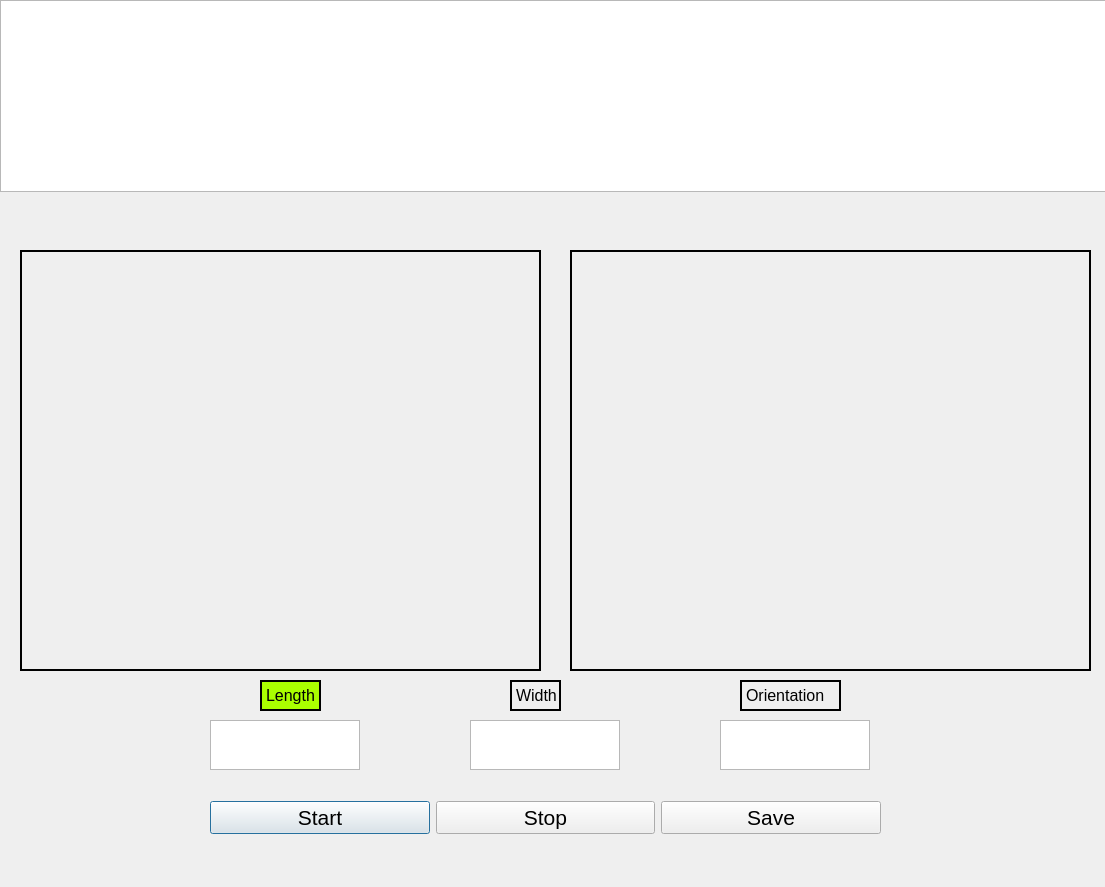
<?xml version="1.0" encoding="UTF-8"?>
<ui version="4.0">
 <class>Dialog</class>
 <widget class="QDialog" name="Dialog">
  <property name="geometry">
   <rect>
    <x>0</x>
    <y>0</y>
    <width>1105</width>
    <height>887</height>
   </rect>
  </property>
  <property name="font">
   <font>
    <pointsize>10</pointsize>
   </font>
  </property>
  <property name="windowTitle">
   <string>Dialog</string>
  </property>
  <property name="autoFillBackground">
   <bool>false</bool>
  </property>
  <property name="styleSheet">
   <string notr="true">border-image: url(:/pic/ds.jpg);</string>
  </property>
  <widget class="QLabel" name="label">
   <property name="geometry">
    <rect>
     <x>570</x>
     <y>250</y>
     <width>521</width>
     <height>421</height>
    </rect>
   </property>
   <property name="mouseTracking">
    <bool>false</bool>
   </property>
   <property name="tabletTracking">
    <bool>false</bool>
   </property>
   <property name="autoFillBackground">
    <bool>false</bool>
   </property>
   <property name="styleSheet">
    <string notr="true"/>
   </property>
   <property name="frameShape">
    <enum>QFrame::Box</enum>
   </property>
   <property name="lineWidth">
    <number>2</number>
   </property>
   <property name="text">
    <string/>
   </property>
  </widget>
  <widget class="QTextBrowser" name="textBrowser_4">
   <property name="geometry">
    <rect>
     <x>0</x>
     <y>0</y>
     <width>1111</width>
     <height>192</height>
    </rect>
   </property>
   <property name="styleSheet">
    <string notr="true">border-image: url(:/pic/logo-scaled.jpg);</string>
   </property>
  </widget>
  <widget class="QTextBrowser" name="textBrowser">
   <property name="geometry">
    <rect>
     <x>210</x>
     <y>720</y>
     <width>150</width>
     <height>50</height>
    </rect>
   </property>
   <property name="styleSheet">
    <string notr="true">border-image: url(:/pic/Hinh-Nen-Trang-10.jpg);</string>
   </property>
  </widget>
  <widget class="QTextBrowser" name="textBrowser_2">
   <property name="geometry">
    <rect>
     <x>470</x>
     <y>720</y>
     <width>150</width>
     <height>50</height>
    </rect>
   </property>
   <property name="styleSheet">
    <string notr="true">border-image: url(:/pic/Hinh-Nen-Trang-10.jpg);</string>
   </property>
  </widget>
  <widget class="QTextBrowser" name="textBrowser_3">
   <property name="geometry">
    <rect>
     <x>720</x>
     <y>720</y>
     <width>150</width>
     <height>50</height>
    </rect>
   </property>
   <property name="styleSheet">
    <string notr="true">border-image: url(:/pic/Hinh-Nen-Trang-10.jpg);</string>
   </property>
  </widget>
  <widget class="QLabel" name="label_2">
   <property name="geometry">
    <rect>
     <x>260</x>
     <y>680</y>
     <width>61</width>
     <height>31</height>
    </rect>
   </property>
   <property name="font">
    <font>
     <pointsize>12</pointsize>
    </font>
   </property>
   <property name="mouseTracking">
    <bool>false</bool>
   </property>
   <property name="tabletTracking">
    <bool>false</bool>
   </property>
   <property name="layoutDirection">
    <enum>Qt::RightToLeft</enum>
   </property>
   <property name="autoFillBackground">
    <bool>false</bool>
   </property>
   <property name="styleSheet">
    <string notr="true">background-color: rgb(170, 255, 0);
border-image: url(:/pic/Hinh-Nen-Trang-10.jpg);</string>
   </property>
   <property name="frameShape">
    <enum>QFrame::Box</enum>
   </property>
   <property name="lineWidth">
    <number>2</number>
   </property>
   <property name="text">
    <string>Length</string>
   </property>
  </widget>
  <widget class="QLabel" name="label_3">
   <property name="geometry">
    <rect>
     <x>510</x>
     <y>680</y>
     <width>51</width>
     <height>31</height>
    </rect>
   </property>
   <property name="font">
    <font>
     <pointsize>12</pointsize>
    </font>
   </property>
   <property name="mouseTracking">
    <bool>false</bool>
   </property>
   <property name="tabletTracking">
    <bool>false</bool>
   </property>
   <property name="autoFillBackground">
    <bool>false</bool>
   </property>
   <property name="styleSheet">
    <string notr="true">border-image: url(:/pic/Hinh-Nen-Trang-10.jpg);</string>
   </property>
   <property name="frameShape">
    <enum>QFrame::Box</enum>
   </property>
   <property name="lineWidth">
    <number>2</number>
   </property>
   <property name="text">
    <string>Width</string>
   </property>
  </widget>
  <widget class="QLabel" name="label_4">
   <property name="geometry">
    <rect>
     <x>740</x>
     <y>680</y>
     <width>101</width>
     <height>31</height>
    </rect>
   </property>
   <property name="font">
    <font>
     <pointsize>12</pointsize>
    </font>
   </property>
   <property name="mouseTracking">
    <bool>false</bool>
   </property>
   <property name="tabletTracking">
    <bool>false</bool>
   </property>
   <property name="autoFillBackground">
    <bool>false</bool>
   </property>
   <property name="styleSheet">
    <string notr="true">border-image: url(:/pic/Hinh-Nen-Trang-10.jpg);</string>
   </property>
   <property name="frameShape">
    <enum>QFrame::Box</enum>
   </property>
   <property name="lineWidth">
    <number>2</number>
   </property>
   <property name="text">
    <string>Orientation</string>
   </property>
  </widget>
  <widget class="QLabel" name="label_5">
   <property name="geometry">
    <rect>
     <x>20</x>
     <y>250</y>
     <width>521</width>
     <height>421</height>
    </rect>
   </property>
   <property name="mouseTracking">
    <bool>false</bool>
   </property>
   <property name="tabletTracking">
    <bool>false</bool>
   </property>
   <property name="autoFillBackground">
    <bool>false</bool>
   </property>
   <property name="styleSheet">
    <string notr="true"/>
   </property>
   <property name="frameShape">
    <enum>QFrame::Box</enum>
   </property>
   <property name="lineWidth">
    <number>2</number>
   </property>
   <property name="text">
    <string/>
   </property>
  </widget>
  <widget class="QWidget" name="layoutWidget">
   <property name="geometry">
    <rect>
     <x>210</x>
     <y>800</y>
     <width>671</width>
     <height>35</height>
    </rect>
   </property>
   <layout class="QHBoxLayout" name="horizontalLayout">
    <item>
     <widget class="QPushButton" name="pushButton_4">
      <property name="font">
       <font>
        <pointsize>16</pointsize>
       </font>
      </property>
      <property name="styleSheet">
       <string notr="true">border-image: url(:/pic/Hinh-Nen-Trang-10.jpg);</string>
      </property>
      <property name="text">
       <string>Start</string>
      </property>
     </widget>
    </item>
    <item>
     <widget class="QPushButton" name="pushButton_5">
      <property name="font">
       <font>
        <pointsize>16</pointsize>
       </font>
      </property>
      <property name="styleSheet">
       <string notr="true">border-image: url(:/pic/Hinh-Nen-Trang-10.jpg);</string>
      </property>
      <property name="text">
       <string>Stop</string>
      </property>
     </widget>
    </item>
    <item>
     <widget class="QPushButton" name="pushButton_6">
      <property name="font">
       <font>
        <pointsize>16</pointsize>
       </font>
      </property>
      <property name="styleSheet">
       <string notr="true">border-image: url(:/pic/Hinh-Nen-Trang-10.jpg);</string>
      </property>
      <property name="text">
       <string>Save</string>
      </property>
     </widget>
    </item>
   </layout>
  </widget>
 </widget>
 <resources>
  <include location="vd1.qrc"/>
 </resources>
 <connections/>
</ui>
